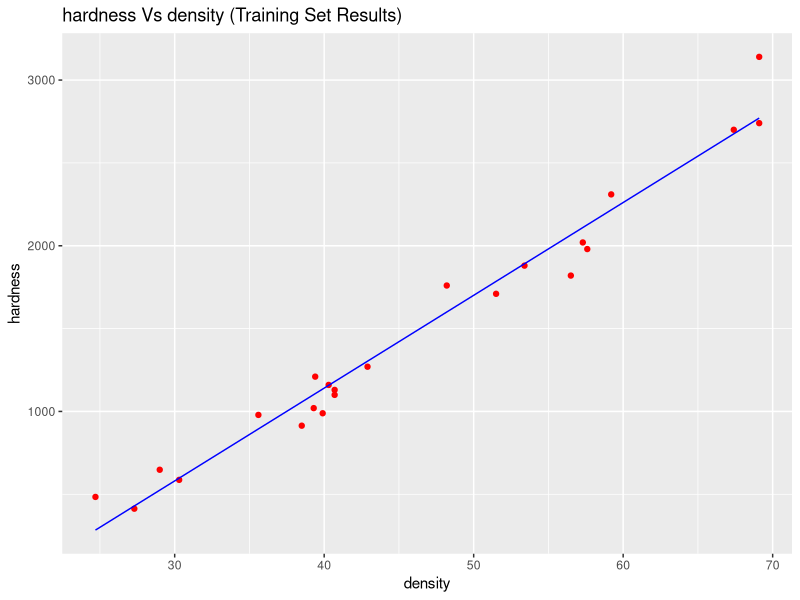
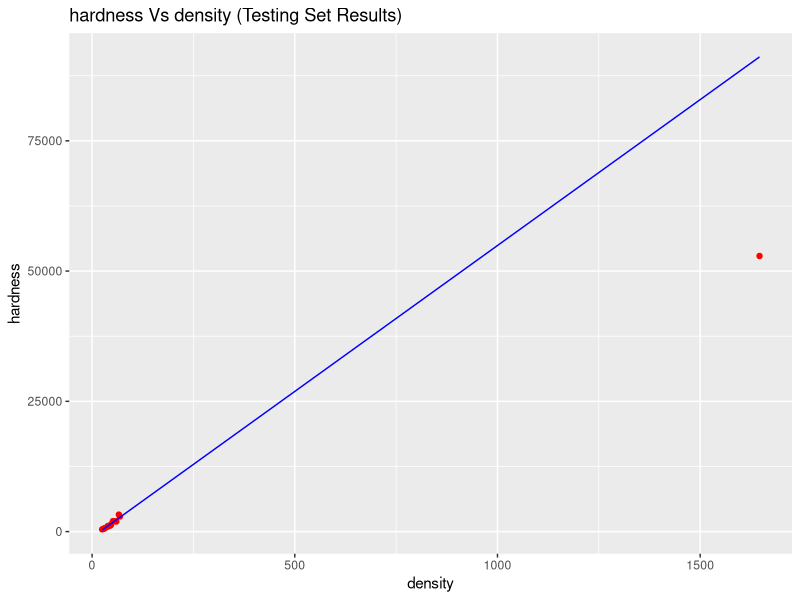

These charts were generated, in order, by the following R code:

# Simple Linear Regression

# Importing the Dataset
dataset = read.csv("eucalypt_hardwoods.csv")

# Splitting the Dataset into Training and Testing set
#install.packages("caTools")

library(caTools)
set.seed(123)
split = sample.split(dataset$hardness, SplitRatio = 2/3)
print(split)

training_set = subset(dataset, split== TRUE)
test_set = subset(dataset, split == FALSE)

# Fitting the Simple Linear Regression Model using Training Set

regressor = lm(formula = hardness ~ density,data = training_set)
print(regressor)


# Predicting the Test Set Results
y_pred = predict(regressor, newdata = test_set)


print(y_pred)

# Visualizing the Training Set Results
#install.packages("ggplot2")
library(ggplot2)
ggplot() + 
  geom_point(aes(x= training_set$density, 
                 y = training_set$hardness),
             colour = "red") +
  geom_line(aes(x= training_set$density, 
                y = predict(regressor, newdata = training_set)),
            colour = "blue") +
  ggtitle("hardness Vs density (Training Set Results)") +
  xlab("density") +
  ylab("hardness")

### Visualizing the Testing Set Results
ggplot() + 
  geom_point(aes(x= test_set$density, 
                 y = test_set$hardness),
             colour = "red") +
  geom_line(aes(x= test_set$density, 
                y = y_pred),
            colour = "blue") +
  ggtitle("hardness Vs density (Testing Set Results)") +
  xlab("density") +
  ylab("hardness")
